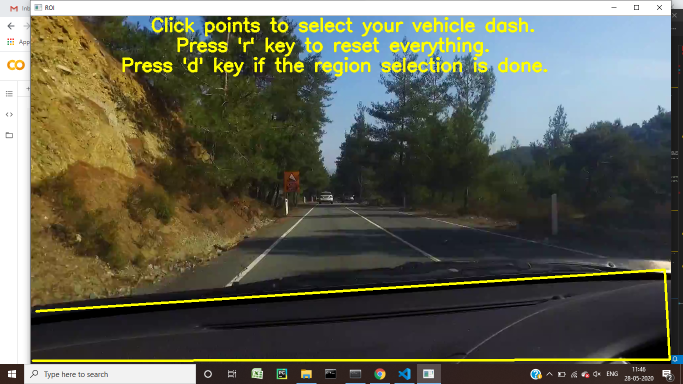
#> input picture display/crop1.png, 1366 x 768 px, given in place of a.mp4, which was not available (shown at 1/2 size)
$ python laneDetection-edit.py
#> lines starting #> are read from the running program, lines starting #| are printed output that depends on the picture; after the words box and inside, x2 and y2 are one past the last pixel; in counts of white or black regions, pixels touching at a corner belong together; pictures that were not available may be replaced by others from this repository, and a replacement may not be noted


import numpy as np
import cv2
import sys
# import rospy
# from sensor_msgs.msg import Image
# from cv_bridge import CvBridge, CvBridgeError
from sklearn import linear_model
from imutils.video import FPS


def extract_lane(road_lines):
    """ Extracts the left and right
    road lanes
    @road_lines: Array of x,y co-ordinates of line
    """

    left_lane = []
    right_lane = []
    left_slope = []
    right_slope = []

    if road_lines is not None:
        for x in range(0, len(road_lines)):
            for x1,y1,x2,y2 in road_lines[x]:
                slope = compute_slope(x1,y1,x2,y2)
                if slope=="nan":
                    pass
                elif (slope < 0):
                    left_lane.append(road_lines[x])
                    left_slope.append(slope)
                else:
                    if (slope > 0):
                        right_lane.append(road_lines[x])
                        right_slope.append(slope)

    return left_lane, right_lane , left_slope, right_slope


def compute_slope(x1,y1,x2,y2):
    """ Computes the slope from
    x and y co-ordinates of two points
    @x1: x-intercept of line1
    @y1: y-intercept of line1
    @x2: x-intercept of line2
    @y2: y-intercept of line2"""

    if x2!=x1:
        return ((y2-y1)/(x2-x1))
    else:
        return "nan"


# [13 lines left out: function print_lanes, not called in this run]


def split_append(left_lane, right_lane):
    """ Converts the lane array from two points of a line
    to a single array with x and y co-ordinates for
    left and right side each.
    @left_lane: Left Lane indivisual line Intercept Values
    @right_lane: Right Lane indivisual line Intercept Values
    """

    left_lane_sa = []
    right_lane_sa = []

    for x in range(0, len(left_lane)):
        for x1,y1,x2,y2 in left_lane[x]:
            left_lane_sa.append([x1, y1])
            left_lane_sa.append([x2, y2])

    for y in range(0, len(right_lane)):
        for x1,y1,x2,y2 in right_lane[y]:
            right_lane_sa.append([x1,y1])
            right_lane_sa.append([x2,y2])

    left_lane_sa = np.array(left_lane_sa)
    right_lane_sa = np.array(right_lane_sa)
    left_lane_sa,right_lane_sa = sort(left_lane_sa,right_lane_sa)
    return left_lane_sa,right_lane_sa


# [12 lines left out: function print_lanes_sa, not called in this run]


def sort(left_lane_sa,right_lane_sa):
    """ Sorts lane values for left and right lanes
    @left_lane_sa: Left Lane values after split and Append method
    @right_lane_sa: Right Lane values after split and Append method
    """

    #print(len(right_lane_sa));
    if (len(left_lane_sa) != 0):
        left_lane_sa = left_lane_sa[np.argsort(left_lane_sa[:, 0])]
    else:
        np.append(left_lane_sa, [0,0])

    if (len(right_lane_sa) != 0):
        right_lane_sa = right_lane_sa[np.argsort(right_lane_sa[:, 0])]
    else:
        right_lane_sa = [[0,0],[0,0]]
    return left_lane_sa, right_lane_sa


def draw_lanes(left_lane_sa, right_lane_sa, frame):
    """ Draws simple Lines on Input RGB Image
    @left_lane_sa: Left Lane values after split and Append method
    @right_lane_sa: Right Lane values after split and Append method
    @frame: RGB Input Image
    """

    #print_lanes_sa(left_lane_sa, right_lane_sa)
    if(len(left_lane_sa)!=0 & len(right_lane_sa)!=0):

        (vx_left,vy_left,x0_left,y0_left) = cv2.fitLine(left_lane_sa,cv2.DIST_L2,0,0.01,0.01)
        (vx_right,vy_right,x0_right,y0_right) = cv2.fitLine(right_lane_sa,cv2.DIST_L2,0,0.01,0.01)
        left_len = len(left_lane_sa)
        right_len = len(right_lane_sa)
        slope_left = vy_left / vx_left
        slope_right = vy_right / vx_right
        intercept_left = y0_left - (slope_left * x0_left)
        intercept_right = y0_right - (slope_right * x0_right)

        ysize = frame.shape[0]
        xsize = frame.shape[1]
        y_limit_low = int(0.95*ysize)
        y_limit_high = int(0.65*ysize)

        #Coordinates for point 1(Bottom Left)
        y_1 = ysize
        x_1 = int((y_1-intercept_left)/slope_left)

        #Coordinates for point 2(Bottom Left)
        y_2 = y_limit_high
        x_2 = int((y_2-intercept_left)/slope_left)

        #Coordinates for point 3(Bottom Left)
        y_3 = y_limit_high
        x_3 = int((y_3-intercept_right)/slope_right)

        #Coordinates for point 4(Bottom Right)
        y_4 = ysize
        x_4 = int((y_4-intercept_right)/slope_right)

        #Draw lines
        cv2.line(frame,(x_1,y_1),(x_2,y_2),(0,255,255),3)
        cv2.line(frame,(x_3,y_3),(x_4,y_4),(0,255,255),3)
        pts = np.array([[x_1, y_1], [x_2, y_2], [x_3, y_3], [x_4, y_4]])
        mask_color = (255,255,0)
        frame_copy = frame.copy()
        cv2.fillPoly(frame_copy, np.int32([pts]), mask_color)
        opacity = 0.4
        cv2.addWeighted(frame_copy,opacity,frame,1-opacity,0,frame)
        return frame


# [68 lines left out: function ransac_drawlane, not called in this run]


def preProcessImage(rgbImage):
    """ Preprocess the input RGB image
    @rgbImage: Input RGB Image
    """

    # Color space conversion
    img_gray = cv2.cvtColor(rgbImage, cv2.COLOR_BGR2GRAY)
    img_hsv = cv2. cvtColor(rgbImage, cv2.COLOR_BGR2HLS)
    ysize, xsize = getShape(img_gray)

    #Detecting yellow and white colors
    low_yellow = np.array([20, 100, 100])
    high_yellow = np.array([30, 255, 255])
    mask_yellow = cv2.inRange(img_hsv, low_yellow, high_yellow)
    mask_white = cv2.inRange(img_gray, 200, 255)

    mask_yw = cv2.bitwise_or(mask_yellow, mask_white)
    mask_onimage = cv2.bitwise_and(img_gray, mask_yw)

    #Smoothing for removing noise
    gray_blur = cv2.GaussianBlur(mask_onimage, (5,5), 0)
    return gray_blur, xsize, ysize


def extractRegionOfInterest( preProcessedImage, mask_color):
    """ Extracts the Region of Interest based on Mask parameters
    @preProcessedImage: Image after preprocessing
    @mask_color: Mask color to be superimposed on Lanes
    """

    ysize, xsize = getShape(preProcessedImage)
    left_bottom = [0, ysize]
    right_bottom = [xsize-0, ysize]
    apex_left = [((xsize/2)-50), ((ysize/2)+50)]
    apex_right = [((xsize/2)+50), ((ysize/2)+50)]

    #Region of Interest Extraction
    mask_roi = np.zeros(preProcessedImage.shape, dtype=np.uint8)
    roi_corners = np.array([[left_bottom, apex_left, apex_right, right_bottom]], dtype=np.int32)
    cv2.fillPoly(mask_roi, roi_corners, mask_color)
    image_roi = cv2.bitwise_and(preProcessedImage, mask_roi)

    #Thresholding before edge
    ret, img_postthresh = cv2.threshold(image_roi, 50, 255, cv2.THRESH_BINARY)
    return img_postthresh


def drawLines(roiExtractedImage, minLength, maxGap, lineDrawOption):
    """ Extract HOugh Lanes from ROI Image
    @roiExtractedImage: ROI Extracted Image
    @minLength: Minimum Length HOugh Parameter
    @maxGap: Max Gap HOugh Parameter
    @lineDrawOption: 1- RANSAC 0- Normal
    """

    road_lines = cv2.HoughLinesP(roiExtractedImage, 1, np.pi/180, 20, minLength, maxGap)
    left_lane, right_lane, left_slope, right_slope = extract_lane(road_lines)
    left_lane_sa, right_lane_sa = split_append(left_lane, right_lane)
    if lineDrawOption == 0:
        outputDetectFrame = draw_lanes(left_lane_sa, right_lane_sa,frame)
    else:
        outputDetectFrame = ransac_drawlane(left_lane_sa, right_lane_sa,frame)
    return outputDetectFrame


def getShape(image):
    """ Get x and y size
    @image: Input Image"""

    return image.shape[0], image.shape[1]

def getGrayImage(rgbImage):
    """ COnvert RGB to Gray
    @image: Input RGB Image"""

    return cv2.cvtColor(rgbImage, cv2.COLOR_BGR2GRAY)


cap = cv2.VideoCapture('../../videos/a.mp4')
fps = FPS().start()


#   Variables for deciding the color of Region of Interest
MASK_COLOR = 255

#   Edge Detection Variables
EDGE_LOW = 50
EDGE_HIGH = 200

#   Line Parameters
MINIMUM_LENGTH = 20
MAXIMUM_LINE_GAP = 10
LINE_DRAW_OPTION = 0

#   Execute while loop till video is open
while(cap.isOpened()):
    ret, frame = cap.read()
#> frame is the input picture: shape (768, 1366, 3); mean B, G, R 82.1, 96.8, 95.7

    #Escape when no frame is captured / End of Video
    if frame is None:
        break

    #   Preprocess Image
    preProcessedImage, xsize, ysize = preProcessImage(frame)
#> in preProcessImage, `img_gray = cv2.cvtColor(rgbImage, cv2.COLOR_BGR2GRAY)`:
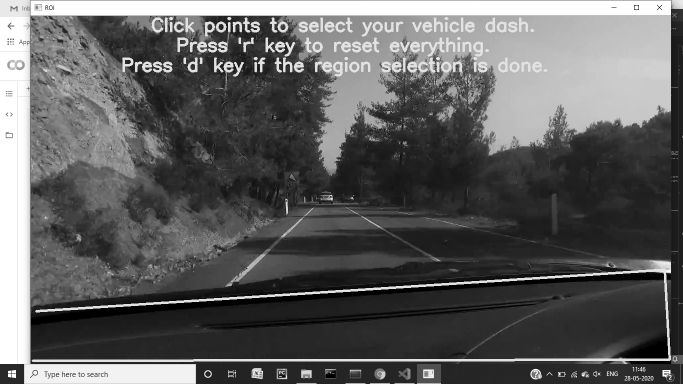
#> img_gray: shape (768, 1366) (shown at 1/2 size); min 0, max 255, mean 94.8
#> in preProcessImage, `img_hsv = cv2. cvtColor(rgbImage, cv2.COLOR_BGR2HLS)`: img_hsv: shape (768, 1366, 3); mean of channels 0, 1, 2 61.8, 89.1, 68
#> in preProcessImage, `ysize, xsize = getShape(img_gray)`: ysize = 768; xsize = 1366
#> in preProcessImage, `mask_yellow = cv2.inRange(img_hsv, low_yellow, high_yellow)`:
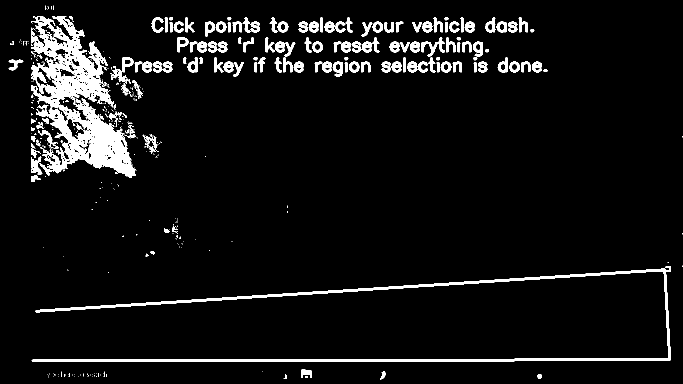
#> mask_yellow: shape (768, 1366) (shown at 1/2 size); 6.6% white; 468 white regions (320 under 20 px), largest, box (x1, y1, x2, y2) and area: (62, 32, 273, 356) 27178, (63, 532, 1342, 724) 13639, (843, 75, 890, 113) 598
#> in preProcessImage, `mask_white = cv2.inRange(img_gray, 200, 255)`:
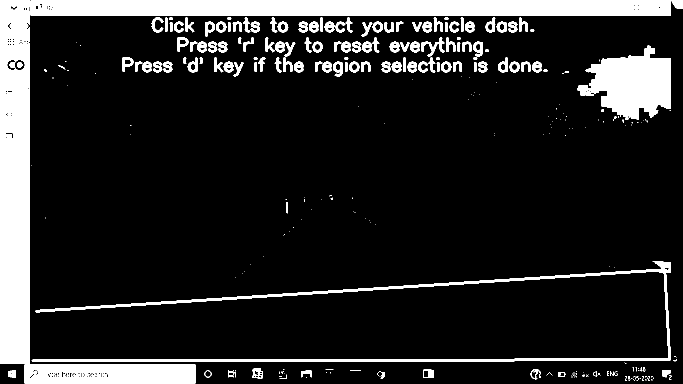
#> mask_white: shape (768, 1366) (shown at 1/2 size); 14.2% white; 309 white regions (164 under 20 px), largest, box (x1, y1, x2, y2) and area: (0, 0, 60, 728) 42466, (61, 1, 1342, 31) 38002, (1171, 91, 1342, 239) 16446
#> in preProcessImage, `mask_yw = cv2.bitwise_or(mask_yellow, mask_white)`: mask_yw: shape (768, 1366); 17.4% white; 574 white regions (397 under 20 px), largest, box (x1, y1, x2, y2) and area: (0, 0, 60, 728) 42807, (61, 1, 1342, 31) 38002, (62, 32, 273, 356) 27178
#> in preProcessImage, `mask_onimage = cv2.bitwise_and(img_gray, mask_yw)`:
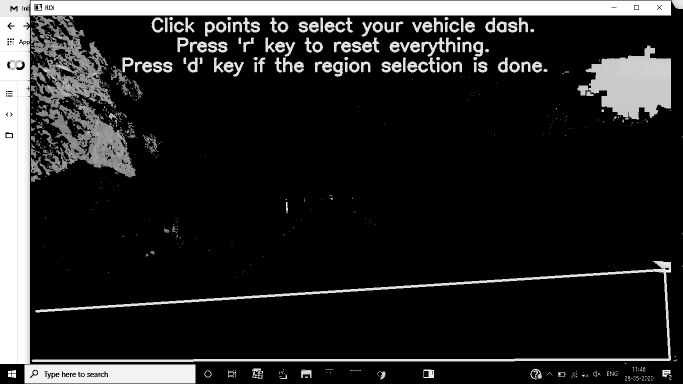
#> mask_onimage: shape (768, 1366) (shown at 1/2 size); min 0, max 255, mean 38.4
#> xsize = 1366; ysize = 768
    cv2.imshow('preProcessedImage',preProcessedImage)

    #   Extract the Region of Interest
    roiExtractedImage = extractRegionOfInterest(preProcessedImage, MASK_COLOR)
#> in extractRegionOfInterest, `ysize, xsize = getShape(preProcessedImage)`: xsize = 1366
#> in extractRegionOfInterest, `left_bottom = [0, ysize]`: left_bottom = [0, 768]
#> in extractRegionOfInterest, `right_bottom = [xsize-0, ysize]`: right_bottom = [1366, 768]
#> in extractRegionOfInterest, `apex_left = [((xsize/2)-50), ((ysize/2)+50)]`: apex_left = [633, 434]
#> in extractRegionOfInterest, `apex_right = [((xsize/2)+50), ((ysize/2)+50)]`: apex_right = [733, 434]
#> in extractRegionOfInterest, `roi_corners = np.array([[left_bottom, apex_left, apex_right, right_bot..`: roi_corners = [[0, 768], [633, 434], [733, 434], [1366, 768]]
#> in extractRegionOfInterest, `cv2.fillPoly(mask_roi, roi_corners, mask_color)`:
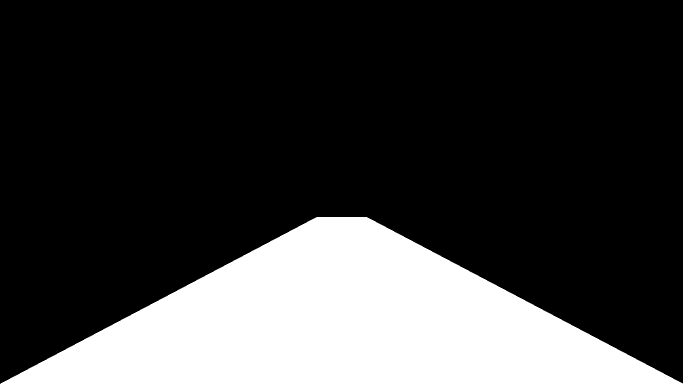
#> mask_roi: shape (768, 1366) (shown at 1/2 size); 23.4% white; 1 white region, box (x1, y1, x2, y2) and area: (1, 434, 1366, 768) 245121
#> in extractRegionOfInterest, `ret, img_postthresh = cv2.threshold(image_roi, 50, 255, cv2.THRESH_BIN..`: img_postthresh: shape (768, 1366); 2.8% white; 55 white regions (23 under 20 px), largest, box (x1, y1, x2, y2) and area: (48, 728, 392, 768) 13544, (82, 716, 1281, 725) 8311, (299, 560, 983, 611) 4703
    cv2.imshow('roiExtractedImage',roiExtractedImage)

    #   Use canny edge detection
    edgeImage = cv2.Canny(roiExtractedImage, EDGE_LOW, EDGE_HIGH)
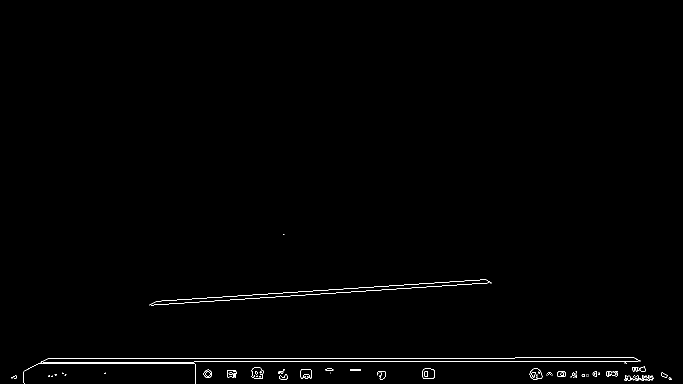
#> edgeImage: shape (768, 1366) (shown at 1/2 size); 0.55% white in thin lines or dots, all inside (x1, y1, x2, y2) = (22, 468, 1343, 768)
    cv2.imshow('edgeImage',edgeImage)

    #   Hough Line Draw
    outputDetectFrame = drawLines(roiExtractedImage, MINIMUM_LENGTH, MAXIMUM_LINE_GAP, LINE_DRAW_OPTION)
#> in drawLines, `road_lines = cv2.HoughLinesP(roiExtractedImage, 1, np.pi/180, 20, minL..`: road_lines = 148 rows, first 6: [90, 720, 1276, 720], [92, 719, 1274, 719], [94, 718, 1272, 718], [88, 721, 1278, 721], [84, 723, 1028, 723], [48, 748, 391, 748]
#> the loop in extract_lane, `for x in range(0, len(road_lines)):` made 148 passes
#> after the loop in extract_lane, `for x in range(0, len(road_lines)):`: left_lane = 25 items, first 6: [[304, 607, 973, 560]], [[48, 763, 391, 757]], [[299, 610, 977, 563]], [[48, 759, 391, 753]], [[48, 757, 391, 751]], [[641, 587, 980, 564]]; left_slope = 25 values, max -0.00885 at index 16, min -0.0952 at index 20, mean -0.0423; right_lane = [[[75, 728, 391, 734]], [[199, 728, 391, 731]], [[131, 728, 391, 732]], [[143, 731, 256, 732]], [[902, 566, 926, 567]], [[71, 731, 184, 732]], [[500, 595, 512, 596]], [[801, 574, 812, 575]], [[815, 573, 826, 574]]]; right_slope = [0.019, 0.0156, 0.0154, 0.00885, 0.0417, 0.00885, 0.0833, 0.0909, 0.0909]
#> the loop in split_append, `for x in range(0, len(left_lane)):` made 25 passes
#> after the loop in split_append, `for x in range(0, len(left_lane)):`: left_lane_sa = 50 pairs, first value 48 to 1290, second value 560 to 767
#> the loop in split_append, `for y in range(0, len(right_lane)):` made 9 passes
#> after the loop in split_append, `for y in range(0, len(right_lane)):`: right_lane_sa = [[75, 728], [391, 734], [199, 728], [391, 731], [131, 728], [391, 732], [143, 731], [256, 732], [902, 566], [926, 567], [71, 731], [184, 732], [500, 595], [512, 596], [801, 574], [812, 575], [815, 573], [826, 574]]
#> in split_append, `right_lane_sa = np.array(right_lane_sa)`: right_lane_sa = 18 rows, first 8: [75, 728], [391, 734], [199, 728], [391, 731], [131, 728], [391, 732], [143, 731], [256, 732]
#> in sort, `right_lane_sa = right_lane_sa[np.argsort(right_lane_sa[:, 0])]`: right_lane_sa = 18 rows, first 8: [71, 731], [75, 728], [131, 728], [143, 731], [184, 732], [199, 728], [256, 732], [391, 734]

    #   DIsplay image side by side
    smallGray = cv2.resize(getGrayImage(frame), (0,0), fx=0.5, fy=0.5)
    smallThreshold = cv2.resize(roiExtractedImage, (0,0), fx=0.5, fy=0.5)
    combinedImage = np.hstack((smallGray, smallThreshold))
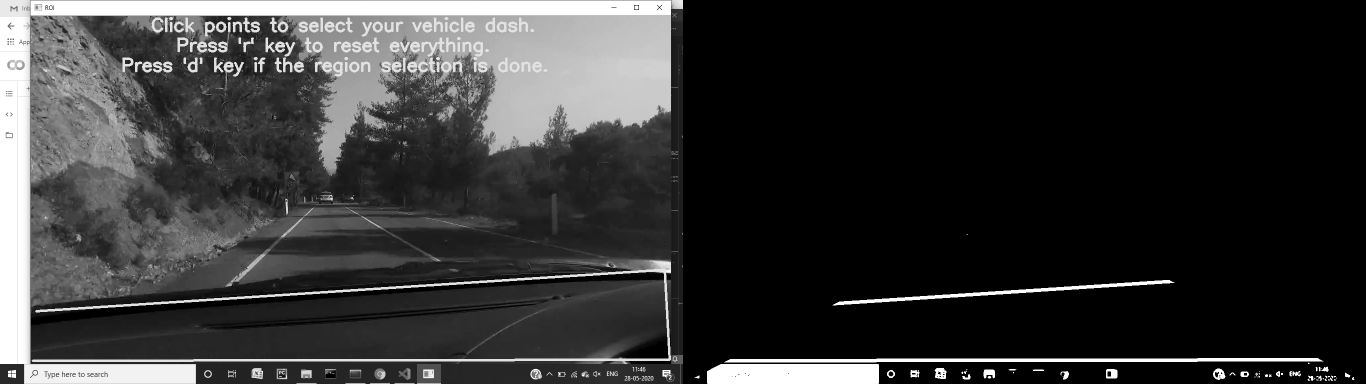
#> combinedImage: shape (384, 1366); min 0, max 255, mean 51.1

    cv2.imshow('Image',combinedImage)
    cv2.imshow('smallGray',smallGray)

    cv2.imshow('smallThreshold',smallThreshold)


    #   Publish Image
    # outputframe = CvBridge().cv2_to_imgmsg(combinedImage, encoding="passthrough")
    # LaneDetectionNode.publish(outputframe)

    fps.update()
    key=cv2.waitKey(1)
#> (key q is pressed here)
    if key & 0xFF == ord("q"):
        break

# stop the timer and display FPS information
fps.stop()
print("[INFO] elasped time: {:.2f}".format(fps.elapsed()))
print("[INFO] approx. FPS: {:.2f}".format(fps.fps()))
cap.release()
# out1.release()
cv2.destroyAllWindows()
